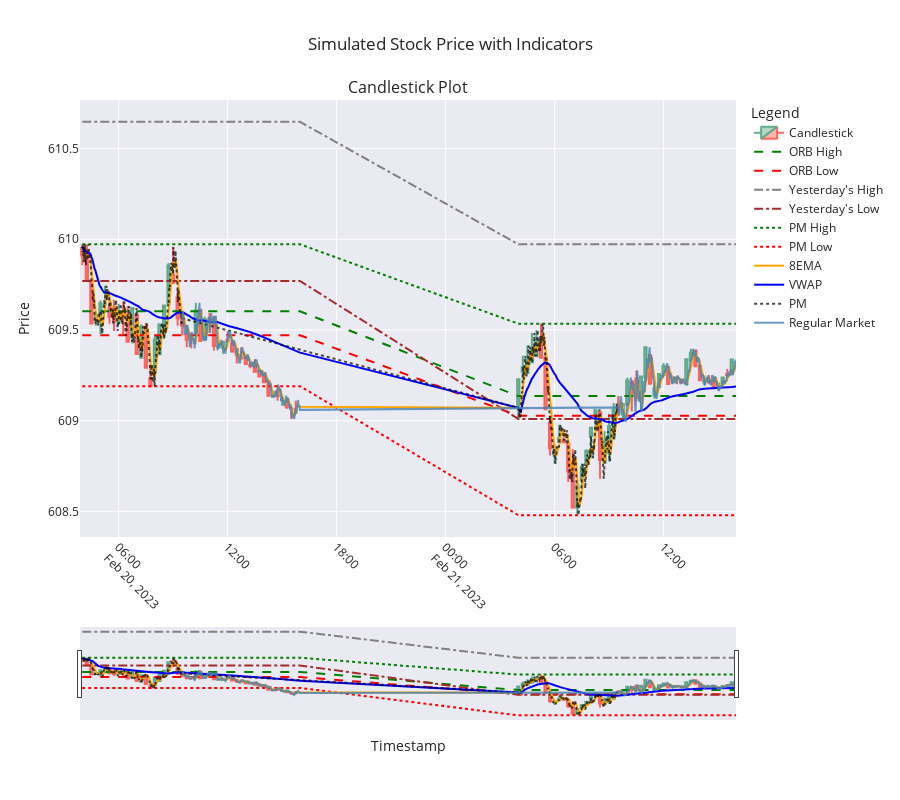

Notebook code for this chart:
### Code cell
from plotly.subplots import make_subplots
import plotly.graph_objects as go
import plotly.express as px

def plot_candlestick_with_indicators(candlestick_data, simulated_data):
    # Create a figure with a single subplot
    fig = make_subplots(rows=1, cols=1, shared_xaxes=True, 
                        vertical_spacing=0.1, 
                        subplot_titles=("Candlestick Plot",))

    # Add candlestick traces
    fig.add_trace(go.Candlestick(
        x=candlestick_data.index,
        open=candlestick_data['Open'],
        high=candlestick_data['High'],
        low=candlestick_data['Low'],
        close=candlestick_data['Close'],
        name='Candlestick',
        opacity=0.8
    ), row=1, col=1)

    # Add indicators to the candlestick plot
    fig.add_trace(go.Scatter(
        x=simulated_data['Timestamp'],
        y=simulated_data['ORB_High'],
        mode='lines',
        name='ORB High',
        line=dict(color='green', dash='dash')
    ), row=1, col=1)

    fig.add_trace(go.Scatter(
        x=simulated_data['Timestamp'],
        y=simulated_data['ORB_Low'],
        mode='lines',
        name='ORB Low',
        line=dict(color='red', dash='dash')
    ), row=1, col=1)

    fig.add_trace(go.Scatter(
        x=simulated_data['Timestamp'],
        y=simulated_data['Yest_High'],
        mode='lines',
        name="Yesterday's High",
        line=dict(color='gray', dash='dashdot')
    ), row=1, col=1)

    fig.add_trace(go.Scatter(
        x=simulated_data['Timestamp'],
        y=simulated_data['Yest_Low'],
        mode='lines',
        name="Yesterday's Low",
        line=dict(color='brown', dash='dashdot')
    ), row=1, col=1)

    fig.add_trace(go.Scatter(
        x=simulated_data['Timestamp'],
        y=simulated_data['PM_High'],
        mode='lines',
        name='PM High',
        line=dict(color='green', dash='dot')
    ), row=1, col=1)

    fig.add_trace(go.Scatter(
        x=simulated_data['Timestamp'],
        y=simulated_data['PM_Low'],
        mode='lines',
        name='PM Low',
        line=dict(color='red', dash='dot')
    ), row=1, col=1)

    fig.add_trace(go.Scatter(
        x=simulated_data['Timestamp'],
        y=simulated_data['8EMA'],
        mode='lines',
        name='8EMA',
        line=dict(color='orange')
    ), row=1, col=1)

    fig.add_trace(go.Scatter(
        x=simulated_data['Timestamp'],
        y=simulated_data['VWAP'],
        mode='lines',
        name='VWAP',
        line=dict(color='blue')
    ), row=1, col=1)

    # Add PM and Regular Market values
    fig.add_trace(go.Scatter(
        x=simulated_data[simulated_data['Session'] == 'PM']['Timestamp'],
        y=simulated_data[simulated_data['Session'] == 'PM']['Close'],
        mode='lines',
        name='PM',
        line=dict(color='black', dash='dot'),
        opacity=0.7
    ), row=1, col=1)

    fig.add_trace(go.Scatter(
        x=simulated_data[simulated_data['Session'] == 'Regular Market']['Timestamp'],
        y=simulated_data[simulated_data['Session'] == 'Regular Market']['Close'],
        mode='lines',
        name='Regular Market',
        line=dict(color='steelblue'),
        opacity=0.8
    ), row=1, col=1)

    # Update layout for better appearance
    fig.update_layout(
        title="Simulated Stock Price with Indicators",
        xaxis_title="Timestamp",
        yaxis_title="Price",
        legend_title="Legend",
        xaxis=dict(tickangle=45),
        template="seaborn",
        hovermode='x unified',
        height=800  # Make the graph taller
    )

    # Show the plot
    fig.show()

# Example usage
plot_candlestick_with_indicators(candlestick_data, simulated_data)

### Figure 1 — Plotly figure (JSON) as saved in the notebook; plotly's stock layout.template omitted (floating-point values rounded to 4 significant figures; data arrays with more than 128 entries replaced by an {"elided": "..."} marker saying what was removed)
{"data": [{"close": [609.9, 609.8, 609.5, 609.6, 609.6, 609.6, 609.6, 609.5, 609.6, 609.6, 609.4, 609.6, 609.4, 609.5, 609.3, 609.2, 609.4, 609.5, 609.6, 609.9, 609.8, 609.6, 609.5, 609.4, 609.5, 609.6, 609.4, 609.6, 609.5, 609.4, 609.4, 609.4, 609.4, 609.4, 609.4, 609.3, 609.3, 609.3, 609.3, 609.2, 609.2, 609.1, 609.1, 609.1, 609.1, 609.1, 609.1, 609.1, 609.2, 609.3, 609.3, 609.4, 609.4, 609.3, 609.1, 608.8, 608.9, 608.9, 608.9, 608.7, 608.5, 608.6, 608.7, 608.8, 609.0, 609.1, 608.8, 608.9, 609.0, 609.1, 609.0, 609.1, 609.2, 609.2, 609.1, 609.2, 609.4, 609.2, 609.2, 609.3, 609.3, 609.2, 609.2, 609.2, 609.2, 609.3, 609.4, 609.3, 609.2, 609.2, 609.2, 609.2, 609.2, 609.2, 609.3, 609.3], "high": [610.0, 610.0, 609.8, 609.6, 609.7, 609.7, 609.7, 609.7, 609.6, 609.7, 609.6, 609.6, 609.6, 609.5, 609.5, 609.3, 609.5, 609.5, 609.6, 609.9, 610.0, 609.7, 609.6, 609.5, 609.5, 609.7, 609.6, 609.6, 609.6, 609.6, 609.4, 609.4, 609.5, 609.4, 609.4, 609.4, 609.4, 609.3, 609.3, 609.3, 609.3, 609.2, 609.2, 609.2, 609.1, 609.1, 609.1, 609.1, 609.2, 609.4, 609.4, 609.5, 609.5, 609.5, 609.3, 609.0, 608.9, 609.0, 609.0, 608.9, 608.8, 608.6, 608.8, 608.8, 609.0, 609.1, 609.0, 608.9, 609.0, 609.1, 609.1, 609.1, 609.2, 609.2, 609.3, 609.2, 609.4, 609.4, 609.2, 609.3, 609.3, 609.3, 609.2, 609.2, 609.2, 609.3, 609.4, 609.4, 609.3, 609.2, 609.3, 609.2, 609.2, 609.2, 609.3, 609.3], "low": [609.9, 609.8, 609.5, 609.5, 609.5, 609.6, 609.5, 609.5, 609.5, 609.5, 609.4, 609.4, 609.4, 609.3, 609.3, 609.2, 609.3, 609.4, 609.4, 609.6, 609.8, 609.5, 609.5, 609.4, 609.4, 609.5, 609.4, 609.4, 609.5, 609.4, 609.4, 609.4, 609.4, 609.4, 609.3, 609.3, 609.3, 609.3, 609.3, 609.2, 609.2, 609.1, 609.1, 609.1, 609.1, 609.1, 609.0, 609.0, 609.0, 609.2, 609.3, 609.3, 609.4, 609.3, 609.1, 608.8, 608.8, 608.9, 608.9, 608.7, 608.5, 608.5, 608.6, 608.8, 608.8, 608.9, 608.7, 608.8, 608.8, 608.9, 609.0, 609.0, 609.1, 609.0, 609.1, 609.1, 609.2, 609.2, 609.1, 609.2, 609.3, 609.2, 609.2, 609.2, 609.2, 609.2, 609.3, 609.3, 609.2, 609.2, 609.2, 609.2, 609.2, 609.2, 609.2, 609.3], "name": "Candlestick", "opacity": 0.8, "open": [610.0, 609.9, 609.8, 609.6, 609.6, 609.6, 609.6, 609.6, 609.5, 609.6, 609.6, 609.5, 609.6, 609.3, 609.5, 609.2, 609.3, 609.4, 609.5, 609.6, 609.8, 609.7, 609.6, 609.5, 609.5, 609.5, 609.6, 609.5, 609.6, 609.5, 609.4, 609.4, 609.4, 609.4, 609.4, 609.4, 609.3, 609.3, 609.3, 609.3, 609.3, 609.2, 609.1, 609.2, 609.1, 609.1, 609.1, 609.1, 609.1, 609.3, 609.3, 609.3, 609.4, 609.4, 609.3, 609.0, 608.8, 608.9, 608.9, 608.9, 608.8, 608.5, 608.7, 608.8, 608.9, 609.0, 609.0, 608.8, 608.8, 608.9, 609.1, 609.0, 609.1, 609.2, 609.2, 609.1, 609.2, 609.4, 609.1, 609.2, 609.3, 609.3, 609.2, 609.2, 609.2, 609.2, 609.3, 609.4, 609.3, 609.2, 609.2, 609.2, 609.2, 609.2, 609.3, 609.3], "type": "candlestick", "x": ["2023-02-20T04:00:00.000000000", "2023-02-20T04:15:00.000000000", "2023-02-20T04:30:00.000000000", "2023-02-20T04:45:00.000000000", "2023-02-20T05:00:00.000000000", "2023-02-20T05:15:00.000000000", "2023-02-20T05:30:00.000000000", "2023-02-20T05:45:00.000000000", "2023-02-20T06:00:00.000000000", "2023-02-20T06:15:00.000000000", "2023-02-20T06:30:00.000000000", "2023-02-20T06:45:00.000000000", "2023-02-20T07:00:00.000000000", "2023-02-20T07:15:00.000000000", "2023-02-20T07:30:00.000000000", "2023-02-20T07:45:00.000000000", "2023-02-20T08:00:00.000000000", "2023-02-20T08:15:00.000000000", "2023-02-20T08:30:00.000000000", "2023-02-20T08:45:00.000000000", "2023-02-20T09:00:00.000000000", "2023-02-20T09:15:00.000000000", "2023-02-20T09:30:00.000000000", "2023-02-20T09:45:00.000000000", "2023-02-20T10:00:00.000000000", "2023-02-20T10:15:00.000000000", "2023-02-20T10:30:00.000000000", "2023-02-20T10:45:00.000000000", "2023-02-20T11:00:00.000000000", "2023-02-20T11:15:00.000000000", "2023-02-20T11:30:00.000000000", "2023-02-20T11:45:00.000000000", "2023-02-20T12:00:00.000000000", "2023-02-20T12:15:00.000000000", "2023-02-20T12:30:00.000000000", "2023-02-20T12:45:00.000000000", "2023-02-20T13:00:00.000000000", "2023-02-20T13:15:00.000000000", "2023-02-20T13:30:00.000000000", "2023-02-20T13:45:00.000000000", "2023-02-20T14:00:00.000000000", "2023-02-20T14:15:00.000000000", "2023-02-20T14:30:00.000000000", "2023-02-20T14:45:00.000000000", "2023-02-20T15:00:00.000000000", "2023-02-20T15:15:00.000000000", "2023-02-20T15:30:00.000000000", "2023-02-20T15:45:00.000000000", "2023-02-21T04:00:00.000000000", "2023-02-21T04:15:00.000000000", "2023-02-21T04:30:00.000000000", "2023-02-21T04:45:00.000000000", "2023-02-21T05:00:00.000000000", "2023-02-21T05:15:00.000000000", "2023-02-21T05:30:00.000000000", "2023-02-21T05:45:00.000000000", "2023-02-21T06:00:00.000000000", "2023-02-21T06:15:00.000000000", "2023-02-21T06:30:00.000000000", "2023-02-21T06:45:00.000000000", "2023-02-21T07:00:00.000000000", "2023-02-21T07:15:00.000000000", "2023-02-21T07:30:00.000000000", "2023-02-21T07:45:00.000000000", "2023-02-21T08:00:00.000000000", "2023-02-21T08:15:00.000000000", "2023-02-21T08:30:00.000000000", "2023-02-21T08:45:00.000000000", "2023-02-21T09:00:00.000000000", "2023-02-21T09:15:00.000000000", "2023-02-21T09:30:00.000000000", "2023-02-21T09:45:00.000000000", "2023-02-21T10:00:00.000000000", "2023-02-21T10:15:00.000000000", "2023-02-21T10:30:00.000000000", "2023-02-21T10:45:00.000000000", "2023-02-21T11:00:00.000000000", "2023-02-21T11:15:00.000000000", "2023-02-21T11:30:00.000000000", "2023-02-21T11:45:00.000000000", "2023-02-21T12:00:00.000000000", "2023-02-21T12:15:00.000000000", "2023-02-21T12:30:00.000000000", "2023-02-21T12:45:00.000000000", "2023-02-21T13:00:00.000000000", "2023-02-21T13:15:00.000000000", "2023-02-21T13:30:00.000000000", "2023-02-21T13:45:00.000000000", "2023-02-21T14:00:00.000000000", "2023-02-21T14:15:00.000000000", "2023-02-21T14:30:00.000000000", "2023-02-21T14:45:00.000000000", "2023-02-21T15:00:00.000000000", "2023-02-21T15:15:00.000000000", "2023-02-21T15:30:00.000000000", "2023-02-21T15:45:00.000000000"], "xaxis": "x", "yaxis": "y"}, {"line": {"color": "green", "dash": "dash"}, "mode": "lines", "name": "ORB High", "type": "scatter", "x": {"elided": "1440 str values"}, "xaxis": "x", "y": {"elided": "1440 float values"}, "yaxis": "y"}, {"line": {"color": "red", "dash": "dash"}, "mode": "lines", "name": "ORB Low", "type": "scatter", "x": {"elided": "1440 str values"}, "xaxis": "x", "y": {"elided": "1440 float values"}, "yaxis": "y"}, {"line": {"color": "gray", "dash": "dashdot"}, "mode": "lines", "name": "Yesterday's High", "type": "scatter", "x": {"elided": "1440 str values"}, "xaxis": "x", "y": {"elided": "1440 float values"}, "yaxis": "y"}, {"line": {"color": "brown", "dash": "dashdot"}, "mode": "lines", "name": "Yesterday's Low", "type": "scatter", "x": {"elided": "1440 str values"}, "xaxis": "x", "y": {"elided": "1440 float values"}, "yaxis": "y"}, {"line": {"color": "green", "dash": "dot"}, "mode": "lines", "name": "PM High", "type": "scatter", "x": {"elided": "1440 str values"}, "xaxis": "x", "y": {"elided": "1440 float values"}, "yaxis": "y"}, {"line": {"color": "red", "dash": "dot"}, "mode": "lines", "name": "PM Low", "type": "scatter", "x": {"elided": "1440 str values"}, "xaxis": "x", "y": {"elided": "1440 float values"}, "yaxis": "y"}, {"line": {"color": "orange"}, "mode": "lines", "name": "8EMA", "type": "scatter", "x": {"elided": "1440 str values"}, "xaxis": "x", "y": {"elided": "1440 float values"}, "yaxis": "y"}, {"line": {"color": "blue"}, "mode": "lines", "name": "VWAP", "type": "scatter", "x": {"elided": "1440 str values"}, "xaxis": "x", "y": {"elided": "1440 float values"}, "yaxis": "y"}, {"line": {"color": "black", "dash": "dot"}, "mode": "lines", "name": "PM", "opacity": 0.7, "type": "scatter", "x": {"elided": "660 str values"}, "xaxis": "x", "y": {"elided": "660 float values"}, "yaxis": "y"}, {"line": {"color": "steelblue"}, "mode": "lines", "name": "Regular Market", "opacity": 0.8, "type": "scatter", "x": {"elided": "780 str values"}, "xaxis": "x", "y": {"elided": "780 float values"}, "yaxis": "y"}], "layout": {"annotations": [{"font": {"size": 16}, "showarrow": false, "text": "Candlestick Plot", "x": 0.5, "xanchor": "center", "xref": "paper", "y": 1, "yanchor": "bottom", "yref": "paper"}], "height": 800, "hovermode": "x unified", "legend": {"title": {"text": "Legend"}}, "title": {"text": "Simulated Stock Price with Indicators"}, "xaxis": {"anchor": "y", "domain": [0, 1], "tickangle": 45, "title": {"text": "Timestamp"}}, "yaxis": {"anchor": "x", "domain": [0, 1], "title": {"text": "Price"}}}}
